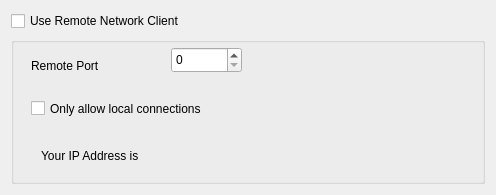
<?xml version="1.0" encoding="UTF-8"?>
<ui version="4.0">
 <class>NetworkRemoteSettingsPage</class>
 <widget class="QWidget" name="NetworkRemoteSettingsPage">
  <property name="geometry">
   <rect>
    <x>0</x>
    <y>0</y>
    <width>496</width>
    <height>195</height>
   </rect>
  </property>
  <property name="windowTitle">
   <string>Remote</string>
  </property>
  <layout class="QVBoxLayout" name="layout_networkremotesettingspage">
   <item>
    <layout class="QVBoxLayout" name="verticalLayout_2">
     <item>
      <widget class="QCheckBox" name="useRemoteClient">
       <property name="text">
        <string>Use Remote Network Client</string>
       </property>
      </widget>
     </item>
     <item>
      <widget class="QGroupBox" name="groupBox">
       <property name="title">
        <string/>
       </property>
       <widget class="QLabel" name="remotePortLabel">
        <property name="geometry">
         <rect>
          <x>20</x>
          <y>20</y>
          <width>101</width>
          <height>17</height>
         </rect>
        </property>
        <property name="text">
         <string>Remote Port</string>
        </property>
       </widget>
       <widget class="QSpinBox" name="portSelected">
        <property name="geometry">
         <rect>
          <x>160</x>
          <y>10</y>
          <width>71</width>
          <height>26</height>
         </rect>
        </property>
       </widget>
       <widget class="QCheckBox" name="localConnectionsOnly">
        <property name="geometry">
         <rect>
          <x>20</x>
          <y>60</y>
          <width>231</width>
          <height>23</height>
         </rect>
        </property>
        <property name="text">
         <string>Only allow local connections</string>
        </property>
       </widget>
       <widget class="QLabel" name="ipAddressLabel">
        <property name="geometry">
         <rect>
          <x>30</x>
          <y>110</y>
          <width>141</width>
          <height>17</height>
         </rect>
        </property>
        <property name="text">
         <string>Your IP Address is</string>
        </property>
       </widget>
       <widget class="QLabel" name="ip_address">
        <property name="geometry">
         <rect>
          <x>240</x>
          <y>110</y>
          <width>91</width>
          <height>17</height>
         </rect>
        </property>
        <property name="text">
         <string/>
        </property>
       </widget>
      </widget>
     </item>
    </layout>
   </item>
  </layout>
 </widget>
 <resources/>
 <connections/>
</ui>
